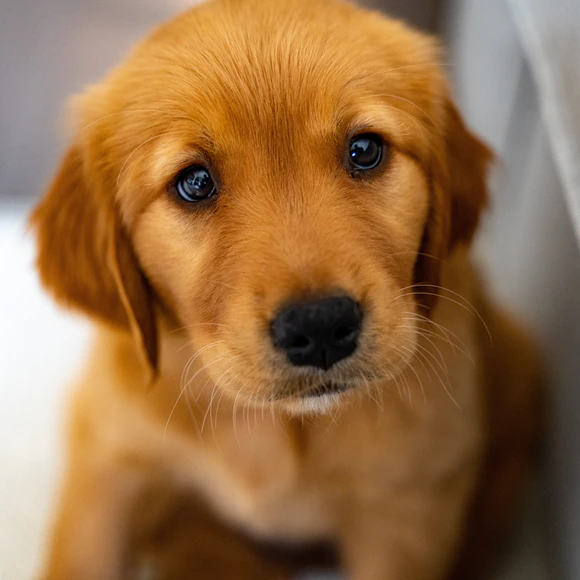
#> input picture basic_operations/image/dog.jpg, 580 x 580 px, found by its file name
$ jupyter execute color_spaces_RGB_and_HSV.ipynb
#> lines starting #> are read from the running program, lines starting #| are printed output that depends on the picture
[cell 1]
import cv2
import numpy as np
from google.colab.patches import cv2_imshow

[cell 2]
img = cv2.imread("/content/drive/MyDrive/learning/computer_vision/basic/image/dog.jpg")
#> img is the input picture: shape (580, 580, 3); mean B, G, R 71.6, 110.9, 150.2

[cell 3]
#cv2_imshow(img)

[cell 4]
# RGB = Red, Green, Value
# HSV = Hue, Saturation, Value

[cell 5]
# Use cv2.split to get each color space separately
B, G, R = cv2.split(img)
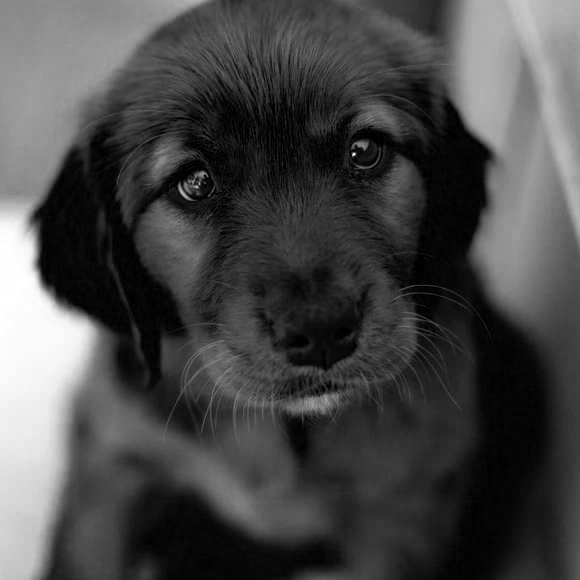
#> B: shape (580, 580); min 0, max 255, mean 71.6
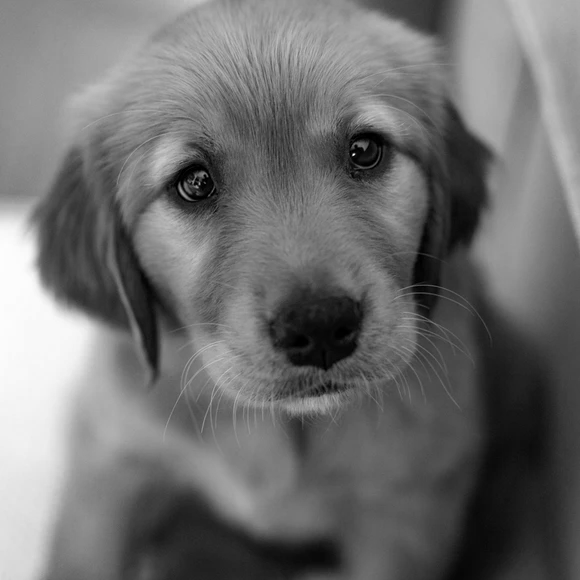
#> G: shape (580, 580); min 0, max 255, mean 110.9
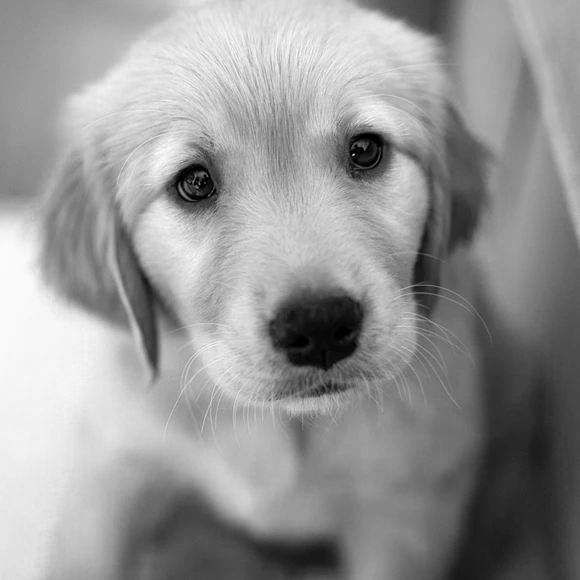
#> R: shape (580, 580); min 0, max 253, mean 150.2
print(B.shape)
#| (580, 580)
print(G.shape)
#| (580, 580)
print(R.shape)
#| (580, 580)

[cell 6]
# Each color space on it's on will look like a grascale as it lacks the other color channels
cv2_imshow(B)

[cell 7]
cv2_imshow(G)

[cell 8]
cv2_imshow(R)

[cell 9]
# let's create a matrix of zeros
# with dimensions of the image width * height
zeros = np.zeros(img.shape[:2], dtype = "uint8")

cv2_imshow(cv2.merge([B, zeros, zeros]))
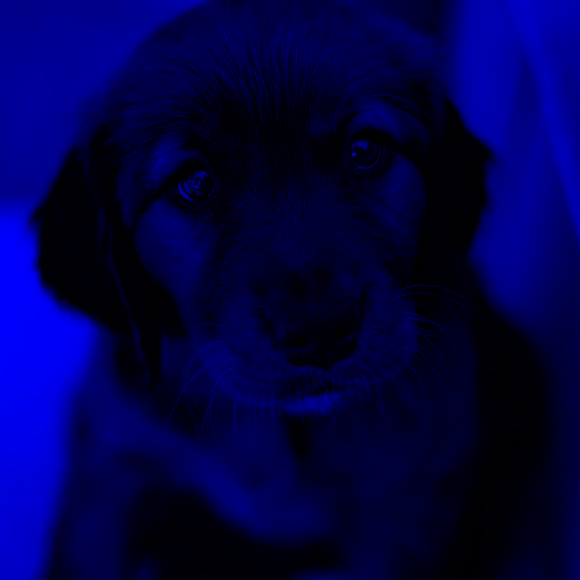
#> shown: shape (580, 580, 3); mean B, G, R 71.6, 0, 0
cv2_imshow(cv2.merge([zeros, G, zeros]))
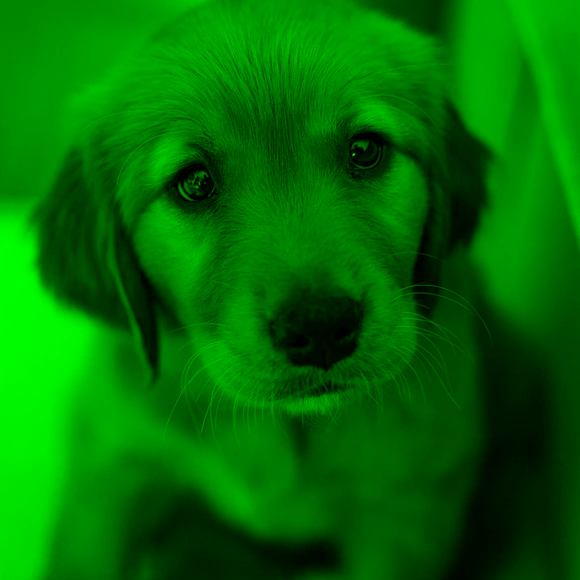
#> shown: shape (580, 580, 3); mean B, G, R 0, 110.9, 0
cv2_imshow(cv2.merge([zeros, zeros, R]))
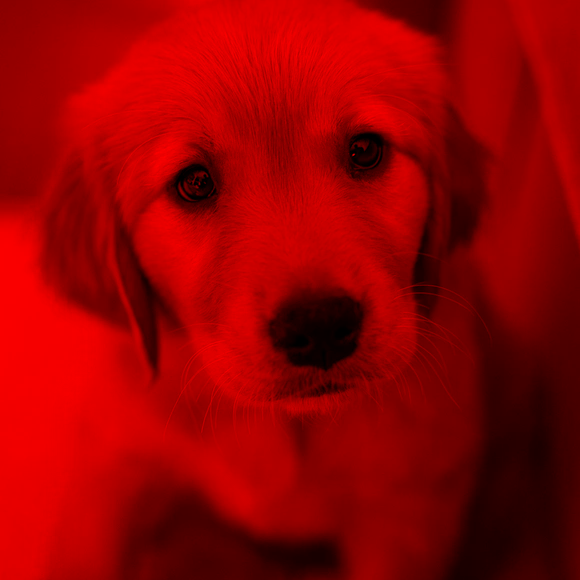
#> shown: shape (580, 580, 3); mean B, G, R 0, 0, 150.2

[cell 10]
# we can merge all of this to form our main image
merged_bgr = cv2.merge([B, G, R])
cv2_imshow(merged_bgr)

[cell 11]
# HSV = Hue Saturation Value

[cell 12]
# Hue = 0 - 179
# Saturation = 0 - 255
# Value (Intensity) = 0 - 255

[cell 13]
## convert BGR to HSV
hsv_img = cv2.cvtColor(img, cv2.COLOR_BGR2HSV)
#> hsv_img: shape (580, 580, 3); mean H, S, V 24.7, 140.6, 150.6
cv2_imshow(hsv_img)

[cell 14]
# Let's view each channel type in the HSV Color Space representation

[cell 15]
# Switching back to viewing the RGB representation
cv2_imshow(hsv_img[:, :, 0])
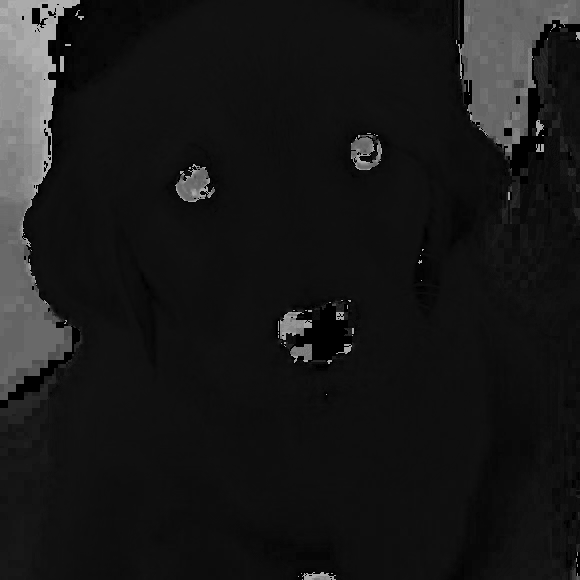
#> shown: shape (580, 580); min 0, max 179, mean 24.7
cv2_imshow(hsv_img[:, :, 1])
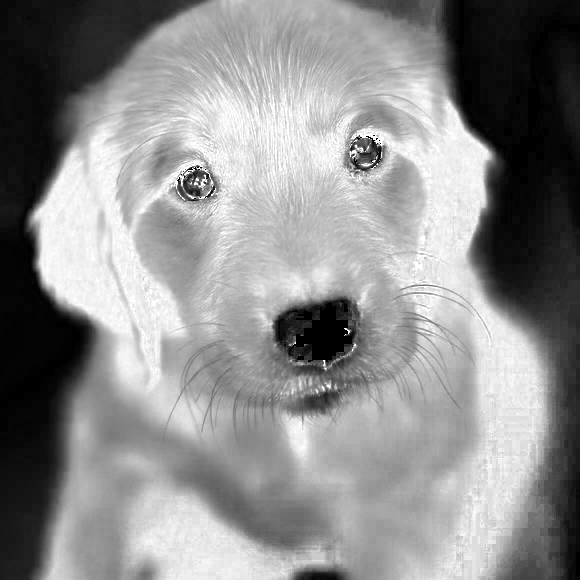
#> shown: shape (580, 580); min 0, max 255, mean 140.6
cv2_imshow(hsv_img[:, :, 2])
